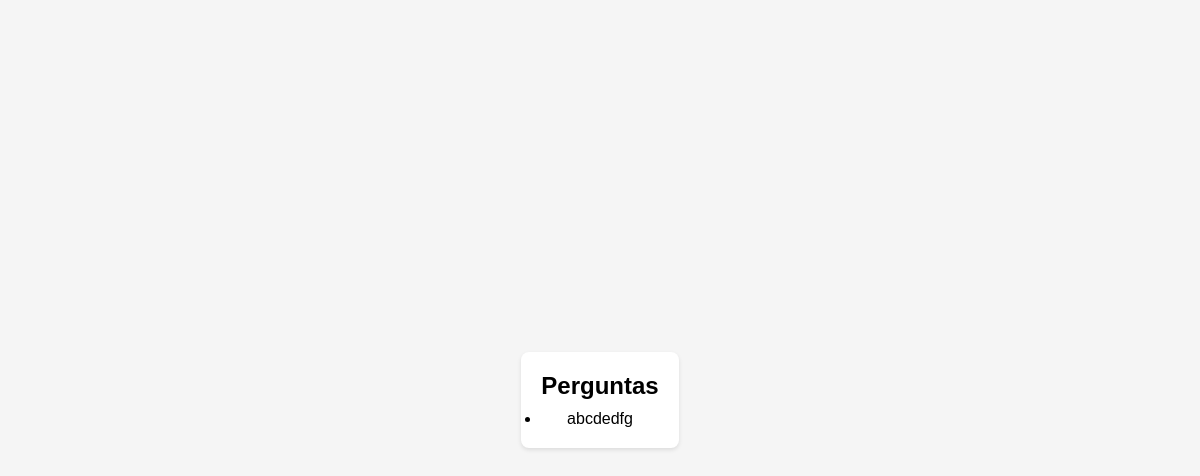
/listagem-perguntas/, run on an earlier commit of the app's database.
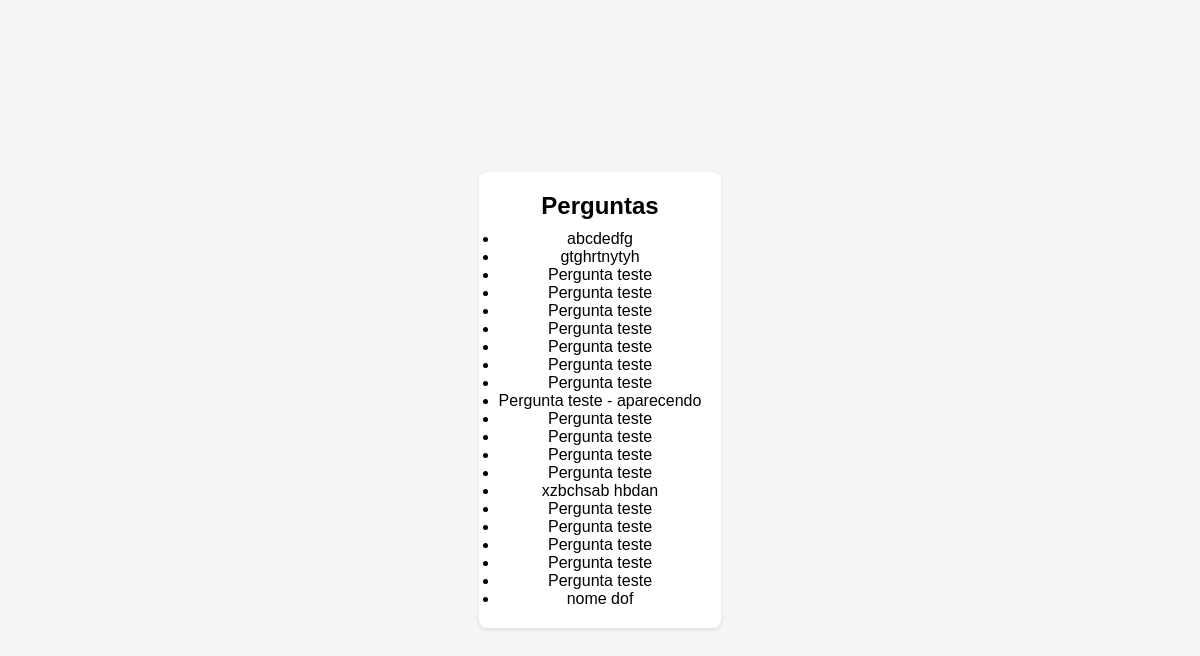
And on a later commit of the database.
### formulario/models.py (models this page shows, shortened)
class Perguntas (models.Model):
    pergunta_de_texto = models.TextField(max_length=2000, blank=True, null=True)
    tipo = models.CharField(max_length=200)

### formulario/views.py (the view)
# urls.py: path('listagem-perguntas/', views.listagem_perguntas, name='listagem_perguntas'),
def listagem_perguntas(request):
    perguntas = Perguntas.objects.all()
    return render(request, 'perguntas/listar_perguntas.html', {'perguntas_de_texto': perguntas})

### formulario/templates/perguntas/listar_perguntas.html (shortened to what this page needs)
{% extends 'formulario/base.html' %}
{% block content %}
<div class="forms">
       <h2>Perguntas</h2>
    <ul>
        {%for pergunta in perguntas_de_texto%}
        <li>{{pergunta.pergunta_de_texto}}</li>
        {% endfor %}
</div>
{% endblock %}

### formulario/templates/formulario/base.html (shortened to what this page needs)
{% load static %}
<!DOCTYPE html>
<html lang="pt-BR">
<head>
    <link rel="stylesheet" href="{% static 'css/style1.css' %}">
</head>
  <body>
    <main class="container">{% block content %}{% endblock %}</main>
  </body>
</html>

### formulario/static/css/style1.css (style rules this page uses)
* { margin: 0; padding: 0; box-sizing: border-box; }
body, html { height: 100%; font-family: Arial, sans-serif; background-color: #f5f5f5; display: flex; justify-content: center; align-items: center; text-align: center; }
body { font-family: Arial, sans-serif; background-color: #f5f5f5; }
main { padding: 20px; }
.container { max-width: 600px; margin: 0 auto; background-color: #fff; border-radius: 8px; padding: 20px; box-shadow: 0 2px 4px rgba(0, 0, 0, 0.1); }
.container h2 { font-size: 24px; margin-bottom: 10px; }

What changed in the data, as far as the page shows it:
added Perguntas: pergunta_de_texto "gtghrtnytyh"
added Perguntas: pergunta_de_texto "Pergunta teste"
added Perguntas: pergunta_de_texto "Pergunta teste"
added Perguntas: pergunta_de_texto "Pergunta teste"
added Perguntas: pergunta_de_texto "Pergunta teste"
added Perguntas: pergunta_de_texto "Pergunta teste"
added Perguntas: pergunta_de_texto "Pergunta teste"
added Perguntas: pergunta_de_texto "Pergunta teste"
added Perguntas: pergunta_de_texto "Pergunta teste - aparecendo"
added Perguntas: pergunta_de_texto "Pergunta teste"
added Perguntas: pergunta_de_texto "Pergunta teste"
added Perguntas: pergunta_de_texto "Pergunta teste"
added Perguntas: pergunta_de_texto "Pergunta teste"
added Perguntas: pergunta_de_texto "xzbchsab hbdan"
added Perguntas: pergunta_de_texto "Pergunta teste"
added Perguntas: pergunta_de_texto "Pergunta teste"
added Perguntas: pergunta_de_texto "Pergunta teste"
added Perguntas: pergunta_de_texto "Pergunta teste"
added Perguntas: pergunta_de_texto "Pergunta teste"
added Perguntas: pergunta_de_texto "nome dof"
